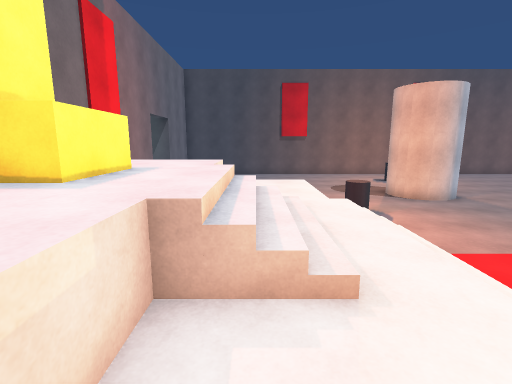
view 1 (above)

21 first-person views from a walk through a Unity game level. The camera is 1.5 m above the floor, tilts 10° down and sees 85° across. The floor is counted in squares, 1 m on a side. Each view is taken from the middle of a square. On the plan, view 1 faces up. The plan holds only what a view shows up to about 14 squares ahead; the rest is blank. The place goes on beyond the plan.

view 2
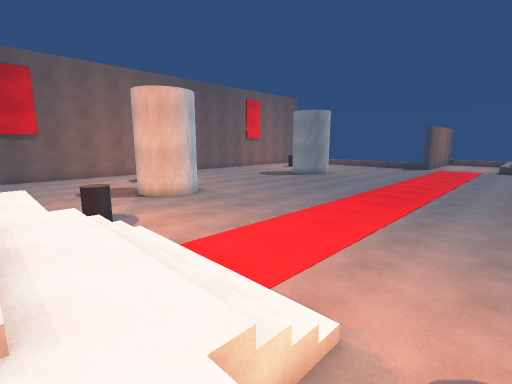

view 3
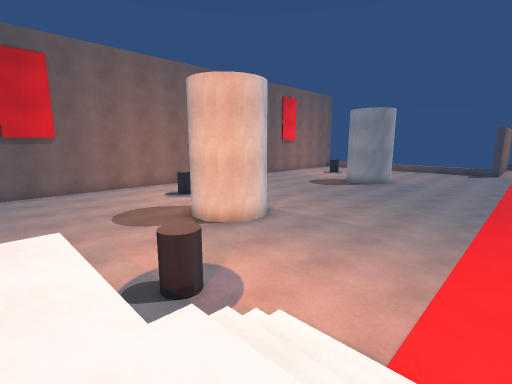

view 4
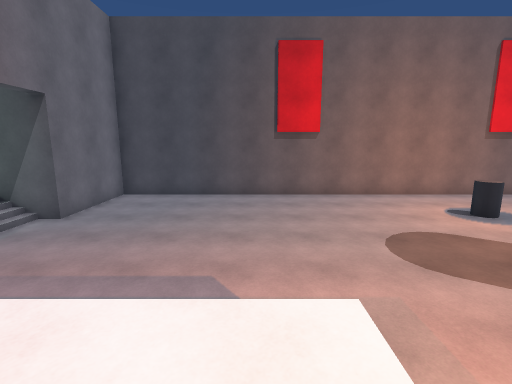

view 5
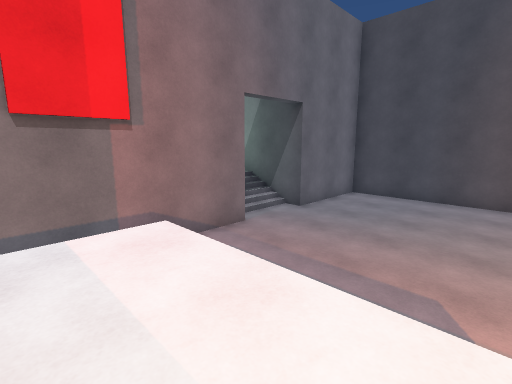

view 6
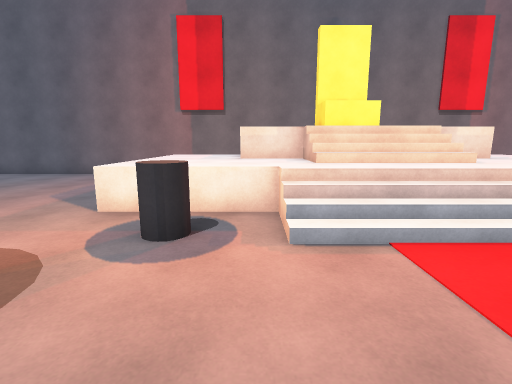

view 7
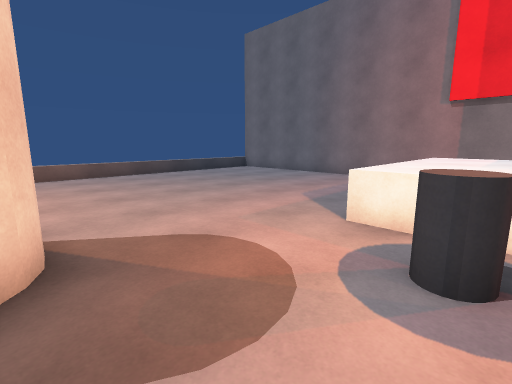

view 8
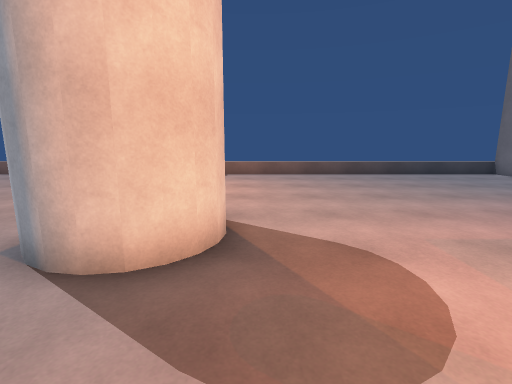

view 9
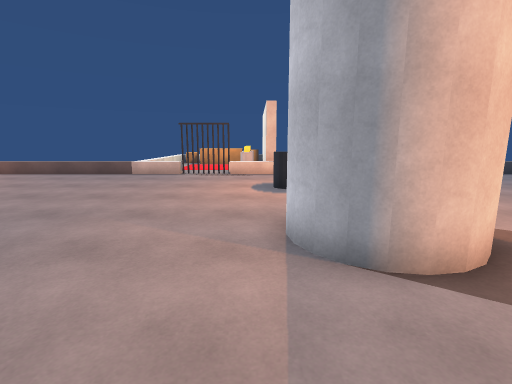

view 10
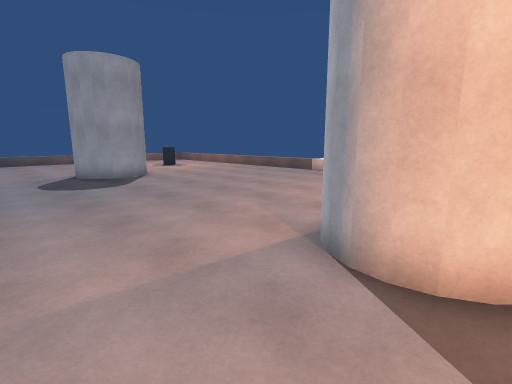

view 11
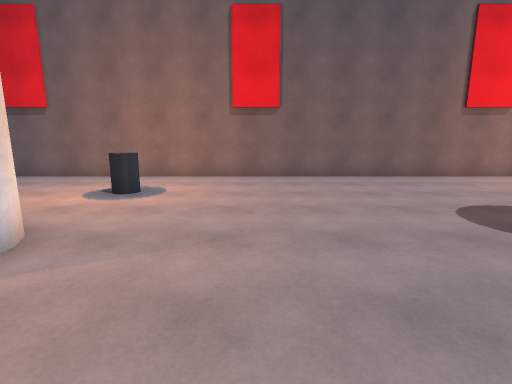

view 12
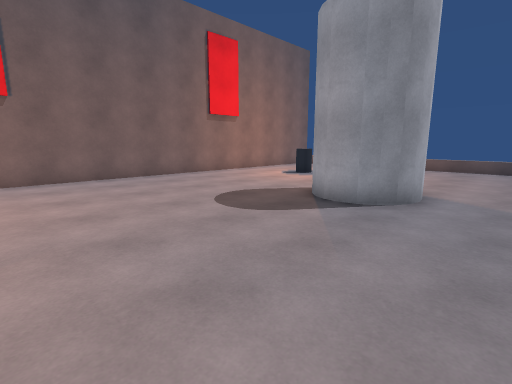

view 13
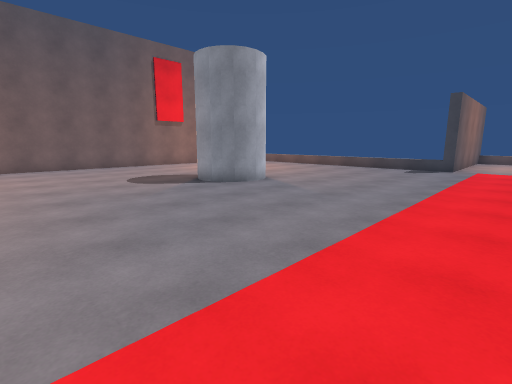

view 14
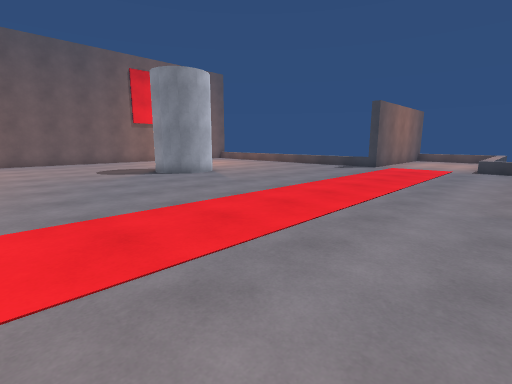

view 15
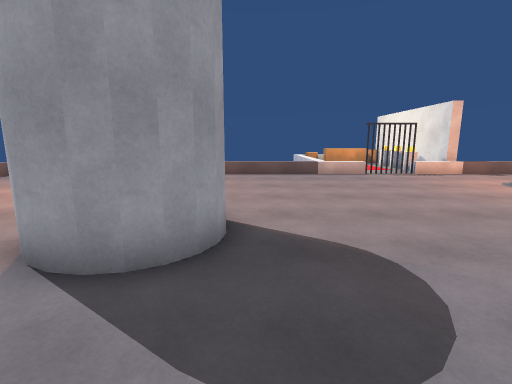

view 16
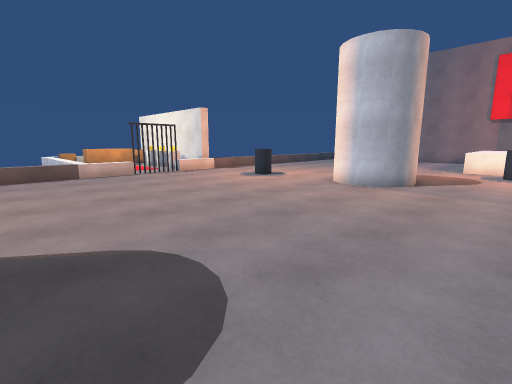

view 17
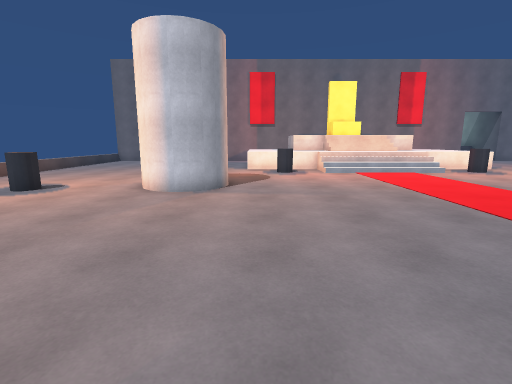

view 18
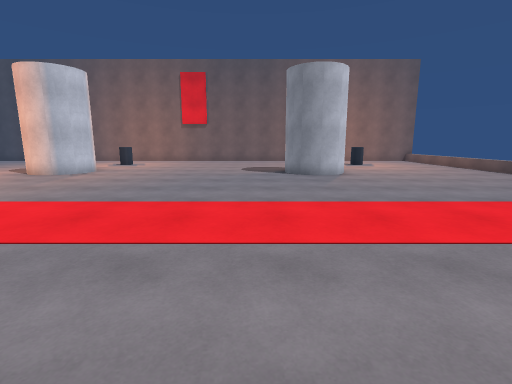

view 19
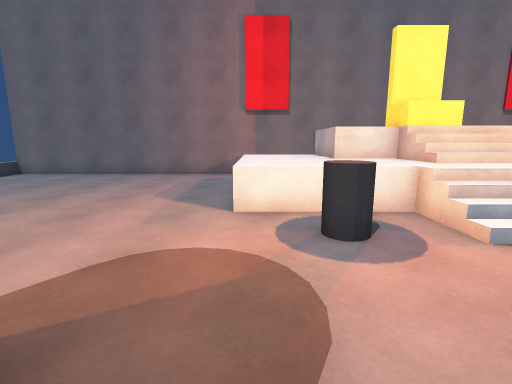

view 20
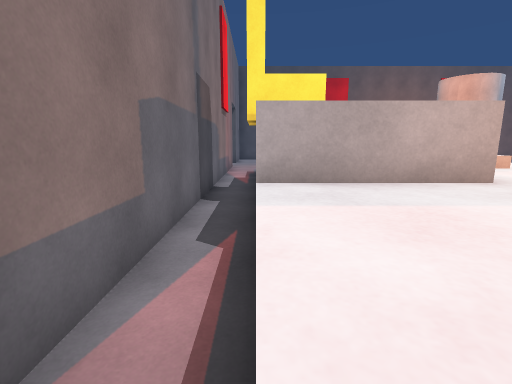

view 21
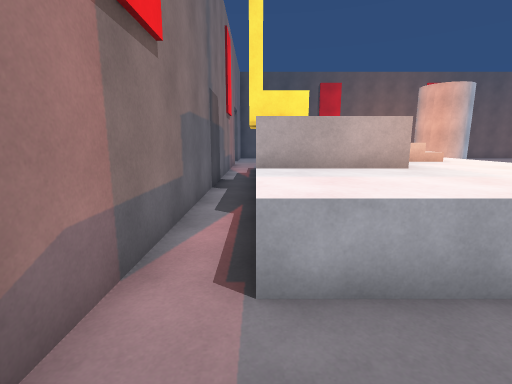

### Floor plan
Key: @ floor where view 1 was taken; # wall or solid block; . main floor; : floor 1 m higher than the main floor; + floor 2 m higher than the main floor; / step, stairs or slope; = window, fence, low wall or low ledge; ^ raised ledge; O other object.
Columns run from 9 left of view 1 to 22 right of it. Each row starts with its distance up from view 1.
 23    #############################
 22    #............................
 21    #............................
 20    #............................
 19    #..............O.............
 18 ####..............O.............
 17  //.............................
 16   /.............................
 15    /............   ..........#
 14    #............###..........#
 13    #............###..........###
 12    #        ....###..........###
 11    #.=:::::=....................
 10    #.::::::.OO..................
  9    #. :::::.OO..................
  8    #.+++=::.....................
  7    #.+++:::://..................
  6    #.++++/////..................
  5    #.#O++/////..................
  4    #.#O++/////..................
  3    #.++++/////..................
  2    #.+ +:::://..................
  1    #.+  :::.....................
  0    #.::::@:.OO..................
 -1    #.::::::.OO..................
 -2    #.::::::.....................
 -3    #............###..........###
 -4    #............###..........###
 -5    #............###..........#
 -6    #............ ##..........#
 -7    #..........................
 -8    #..........................
 -9    #..............O...........
-10    #..............O...........
-11    #..........................
-12    #...........................
-13    #............................
-14    ##=============#^O##O^=======

Where each view was taken, in squares from view 1:
view 1: 0 up, 0 right, facing up
view 2: 0 up, 1 right, facing up-right
view 3: 5 up, 1 right, facing up-right
view 4: 9 up, 1 right, facing up
view 5: 9 up, 1 right, facing up-left
view 6: 1 up, 8 right, facing left
view 7: 0 up, 7 right, facing down-left
view 8: 0 up, 6 right, facing down
view 9: 0 up, 10 right, facing down
view 10: 0 up, 7 right, facing down-right
view 11: 10 up, 13 right, facing up
view 12: 10 up, 13 right, facing up-right
view 13: 4 up, 13 right, facing up-right
view 14: 0 up, 13 right, facing up-right
view 15: 0 up, 19 right, facing down
view 16: 0 up, 19 right, facing down-left
view 17: 2 down, 18 right, facing left
view 18: 1 down, 18 right, facing up
view 19: 2 down, 8 right, facing left
view 20: 3 down, 4 left, facing up
view 21: 5 down, 4 left, facing up
